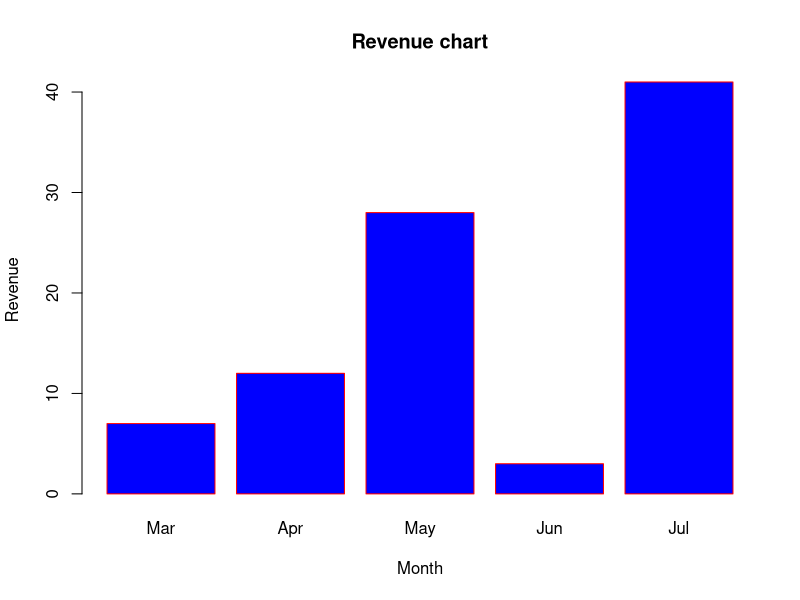

Write R code to recreate this figure.

install.packages("corrplot")
library(corrplot)
# Create the data for the chart
H <- c(7,12,28,3,41)
M <- c("Mar","Apr","May","Jun","Jul")

# Give the chart file a name
png(file = "barchart_months_revenue.png")

# Plot the bar chart 
barplot(H,names.arg=M,xlab="Month",ylab="Revenue",col="blue",
        main="Revenue chart",border="red")

# Save the file
dev.off()
